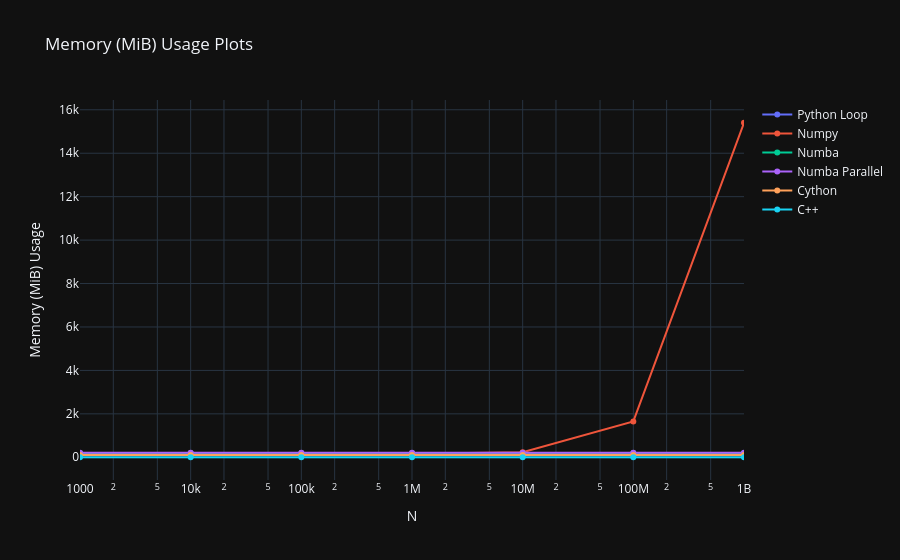
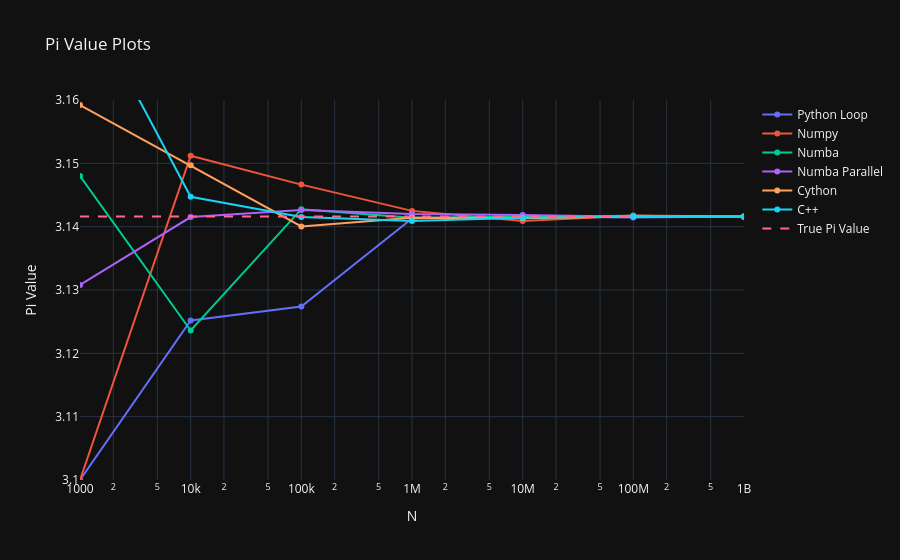
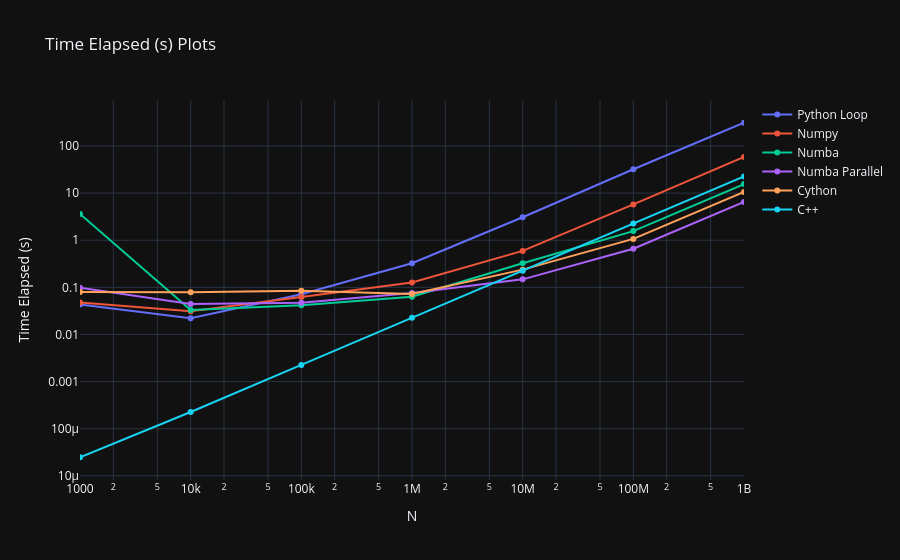
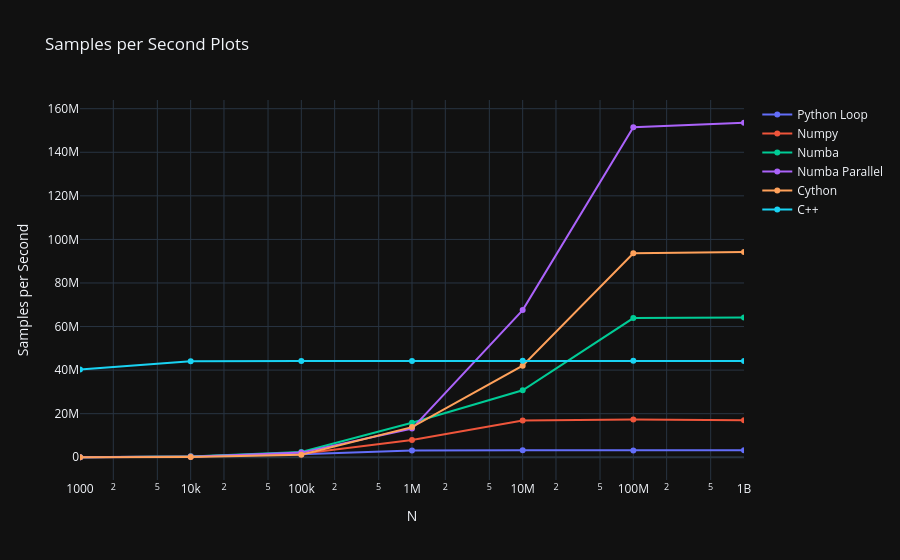

The notebook cell saved with these charts, in order:
### Code cell
name_all = ['Python Loop', 'Numpy', 'Numba', 'Numba Parallel', 'Cython', 'C++']
types = ['python', 'numpy', 'numba', 'numba_parallel', 'cython', 'c++']

key = ['memory_used', 'pi_mean', 'runtime', 'sample_per_sec']
name = ['Memory (MiB) Usage', 'Pi Value', 'Time Elapsed (s)', 'Samples per Second']

for k, n in zip(key, name):
    
    #d = all_data.pivot(index='N', columns='method', values=k).reset_index()

    # Create figure 
    fig = go.Figure()

    # Add traces
    for i, t in enumerate(types):
        d_i = all_data[all_data['method'] == t]
        fig.add_trace(go.Scatter(x=d_i['N'], y=d_i[k], mode='lines+markers', name=name_all[i]))
    
    if k == 'pi_mean':
        fig.add_trace(go.Scatter(x=d_i['N'], y=[np.pi]*6, mode='lines', name='True Pi Value', line=dict(dash='dash')))
    
    #fig.update_xaxes(range=[10**3, 10**9])    

    # Add layout
    fig.update_xaxes(type='log', range=[3,9])
    if k == 'runtime':
        fig.update_yaxes(type='log')
        
    if k == 'pi_mean':
        fig.update_yaxes(range=[3.1,3.16])

    fig.update_layout(
        title=f'{n} Plots',
        xaxis_title='N',
        yaxis_title=n,
        template='plotly_dark',
    )

    fig.show()

### Figure 1 — Plotly figure (JSON) as saved in the notebook; plotly's stock layout.template omitted (floating-point values rounded to 4 significant figures)
{"data": [{"mode": "lines+markers", "name": "Python Loop", "type": "scatter", "x": [1000, 10000, 100000, 1000000, 10000000, 100000000, 1000000000], "y": [143.0, 143.4, 143.4, 143.4, 143.4, 143.5, 143.5]}, {"mode": "lines+markers", "name": "Numpy", "type": "scatter", "x": [1000, 10000, 100000, 1000000, 10000000, 100000000, 1000000000], "y": [143.6, 143.8, 145.5, 159.1, 229.2, 1653.0, 15400.0]}, {"mode": "lines+markers", "name": "Numba", "type": "scatter", "x": [1000, 10000, 100000, 1000000, 10000000, 100000000, 1000000000], "y": [197.8, 198.0, 198.0, 198.0, 198.0, 198.0, 198.0]}, {"mode": "lines+markers", "name": "Numba Parallel", "type": "scatter", "x": [1000, 10000, 100000, 1000000, 10000000, 100000000, 1000000000], "y": [209.9, 209.9, 209.9, 209.9, 209.9, 209.9, 209.9]}, {"mode": "lines+markers", "name": "Cython", "type": "scatter", "x": [1000, 10000, 100000, 1000000, 10000000, 100000000, 1000000000], "y": [103.2, 103.2, 103.2, 103.2, 103.2, 103.2, 103.2]}, {"mode": "lines+markers", "name": "C++", "type": "scatter", "x": [1000, 10000, 100000, 1000000, 10000000, 100000000, 1000000000], "y": [2, 2, 2, 2, 2, 2, 2]}], "layout": {"title": {"text": "Memory (MiB) Usage Plots"}, "xaxis": {"range": [3, 9], "title": {"text": "N"}, "type": "log"}, "yaxis": {"title": {"text": "Memory (MiB) Usage"}}}}

### Figure 2 — Plotly figure (JSON) as saved in the notebook; plotly's stock layout.template omitted (floating-point values rounded to 4 significant figures)
{"data": [{"mode": "lines+markers", "name": "Python Loop", "type": "scatter", "x": [1000, 10000, 100000, 1000000, 10000000, 100000000, 1000000000], "y": [3.1, 3.125, 3.127, 3.141, 3.142, 3.141, 3.142]}, {"mode": "lines+markers", "name": "Numpy", "type": "scatter", "x": [1000, 10000, 100000, 1000000, 10000000, 100000000, 1000000000], "y": [3.1, 3.151, 3.147, 3.142, 3.141, 3.142, 3.142]}, {"mode": "lines+markers", "name": "Numba", "type": "scatter", "x": [1000, 10000, 100000, 1000000, 10000000, 100000000, 1000000000], "y": [3.148, 3.124, 3.143, 3.141, 3.142, 3.142, 3.142]}, {"mode": "lines+markers", "name": "Numba Parallel", "type": "scatter", "x": [1000, 10000, 100000, 1000000, 10000000, 100000000, 1000000000], "y": [3.131, 3.142, 3.143, 3.142, 3.142, 3.142, 3.142]}, {"mode": "lines+markers", "name": "Cython", "type": "scatter", "x": [1000, 10000, 100000, 1000000, 10000000, 100000000, 1000000000], "y": [3.159, 3.15, 3.14, 3.141, 3.141, 3.142, 3.142]}, {"mode": "lines+markers", "name": "C++", "type": "scatter", "x": [1000, 10000, 100000, 1000000, 10000000, 100000000, 1000000000], "y": [3.178, 3.145, 3.142, 3.141, 3.141, 3.142, 3.142]}, {"line": {"dash": "dash"}, "mode": "lines", "name": "True Pi Value", "type": "scatter", "x": [1000, 10000, 100000, 1000000, 10000000, 100000000, 1000000000], "y": [3.142, 3.142, 3.142, 3.142, 3.142, 3.142]}], "layout": {"title": {"text": "Pi Value Plots"}, "xaxis": {"range": [3, 9], "title": {"text": "N"}, "type": "log"}, "yaxis": {"range": [3.1, 3.16], "title": {"text": "Pi Value"}}}}

### Figure 3 — Plotly figure (JSON) as saved in the notebook; plotly's stock layout.template omitted (floating-point values rounded to 4 significant figures)
{"data": [{"mode": "lines+markers", "name": "Python Loop", "type": "scatter", "x": [1000, 10000, 100000, 1000000, 10000000, 100000000, 1000000000], "y": [0.04324, 0.02205, 0.07128, 0.3261, 3.078, 32.12, 311.8]}, {"mode": "lines+markers", "name": "Numpy", "type": "scatter", "x": [1000, 10000, 100000, 1000000, 10000000, 100000000, 1000000000], "y": [0.0479, 0.03111, 0.06282, 0.1264, 0.5943, 5.769, 58.76]}, {"mode": "lines+markers", "name": "Numba", "type": "scatter", "x": [1000, 10000, 100000, 1000000, 10000000, 100000000, 1000000000], "y": [3.609, 0.03315, 0.04195, 0.06313, 0.3252, 1.565, 15.59]}, {"mode": "lines+markers", "name": "Numba Parallel", "type": "scatter", "x": [1000, 10000, 100000, 1000000, 10000000, 100000000, 1000000000], "y": [0.09846, 0.04424, 0.04689, 0.07593, 0.1481, 0.6601, 6.512]}, {"mode": "lines+markers", "name": "Cython", "type": "scatter", "x": [1000, 10000, 100000, 1000000, 10000000, 100000000, 1000000000], "y": [0.07952, 0.07886, 0.08504, 0.07229, 0.2378, 1.068, 10.61]}, {"mode": "lines+markers", "name": "C++", "type": "scatter", "x": [1000, 10000, 100000, 1000000, 10000000, 100000000, 1000000000], "y": [2.481e-05, 0.0002267, 0.002261, 0.02263, 0.2259, 2.259, 22.62]}], "layout": {"title": {"text": "Time Elapsed (s) Plots"}, "xaxis": {"range": [3, 9], "title": {"text": "N"}, "type": "log"}, "yaxis": {"title": {"text": "Time Elapsed (s)"}, "type": "log"}}}

### Figure 4 — Plotly figure (JSON) as saved in the notebook; plotly's stock layout.template omitted (floating-point values rounded to 4 significant figures)
{"data": [{"mode": "lines+markers", "name": "Python Loop", "type": "scatter", "x": [1000, 10000, 100000, 1000000, 10000000, 100000000, 1000000000], "y": [23130.0, 453500.0, 1403000.0, 3067000.0, 3249000.0, 3114000.0, 3207000.0]}, {"mode": "lines+markers", "name": "Numpy", "type": "scatter", "x": [1000, 10000, 100000, 1000000, 10000000, 100000000, 1000000000], "y": [20880.0, 321400.0, 1592000.0, 7913000.0, 16830000.0, 17340000.0, 17020000.0]}, {"mode": "lines+markers", "name": "Numba", "type": "scatter", "x": [1000, 10000, 100000, 1000000, 10000000, 100000000, 1000000000], "y": [277.1, 301700.0, 2384000.0, 15840000.0, 30750000.0, 63890000.0, 64140000.0]}, {"mode": "lines+markers", "name": "Numba Parallel", "type": "scatter", "x": [1000, 10000, 100000, 1000000, 10000000, 100000000, 1000000000], "y": [10160.0, 226000.0, 2132000.0, 13170000.0, 67540000.0, 151500000.0, 153600000.0]}, {"mode": "lines+markers", "name": "Cython", "type": "scatter", "x": [1000, 10000, 100000, 1000000, 10000000, 100000000, 1000000000], "y": [12580.0, 126800.0, 1176000.0, 13830000.0, 42050000.0, 93670000.0, 94220000.0]}, {"mode": "lines+markers", "name": "C++", "type": "scatter", "x": [1000, 10000, 100000, 1000000, 10000000, 100000000, 1000000000], "y": [40304200, 44107700, 44219500, 44188400, 44259600, 44265600, 44208000]}], "layout": {"title": {"text": "Samples per Second Plots"}, "xaxis": {"range": [3, 9], "title": {"text": "N"}, "type": "log"}, "yaxis": {"title": {"text": "Samples per Second"}}}}
